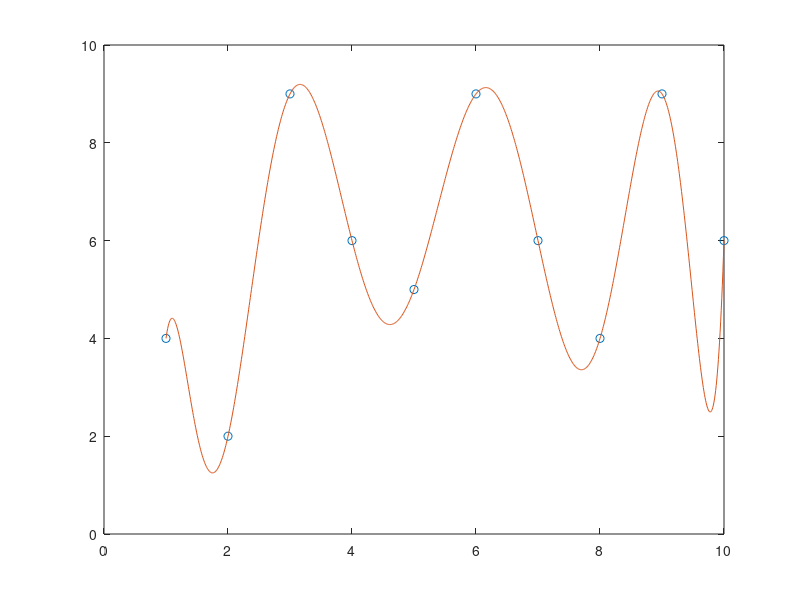

Write the MATLAB code that produced this figure.
N = 10;
x = linspace(1,10,N); % check the dimension
y = randi(10,[1,N]);

y = y'; %changing from row to column matrix 

% prepare G matrix  - Dimension (N+1) x (N+1)
%    [x0^0  x0^1  x1^2 ..... x1^N]
%    |x1^0  x1^1  x1^2 ..... x1^N|
%    |x2^0  x2^1  x2^2 ..... x2^N|
%G = |x3^0  x3^1  x3^2 ..... x3^N|
%    |:  :   :     :     :    :  |
%    [xN^0  xN^1  xN^2 ..... xN^N]

for i=1:N
  for j=1:N
    G(i,j)=x(i).^(j-1);
  end
end

data = y;

%finding the model parameters 
m = inv(G)*data; % m is column vector (N+1 x 1)

%now interpolating for 1000 values of x and finding values of yi(y-interpolated)
xi = linspace(x(1),x(end),1000);
xi = xi';


%preparing G1 matrix (1000x5)
for i=1:1000
    for j=1:N
        G1(i,j) = xi(i).^(j-1);
    end
end

%finding values of yi(y-interpolated)
yi = G1*m; %yi a column vector(1000x1)

%pplotting the values 
plot(x,y,'o');
hold on
plot(xi,yi);


